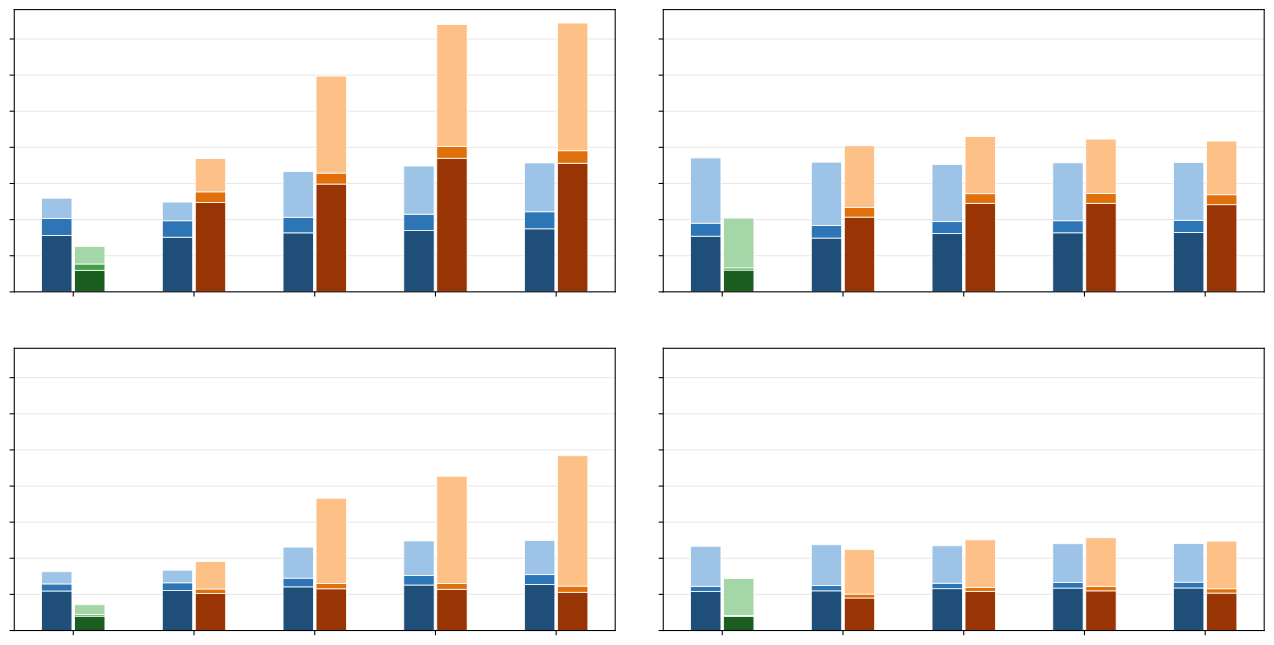

Here is the Python script that generated this plot:
import os

import table_common as T
import rq1_data as D

RC = D.RC
R = D.R
BASE = os.path.join(T.BASE_DIR, "rq1_cost")

KINDS = ["input", "output", "reasoning", "total"]
STAGES = ["match", "trace", "refine"]
BLOCKS = [(d, m) for d in D.DATASETS for m in D.MODELS]


def per_call_diagram(row, stage, kind):
    n = row[f"{stage}_diagrams"]
    if not n:
        return 0.0
    return row[f"{stage}_{kind}_tokens"] / n


def main():
    rows = D.summary()
    cols = D.columns()

    header = ["dataset", "model", "round", "charged_stages", "n_runs", "runs",
              "n_cases"]
    for stage in STAGES:
        header.append(f"{stage}_diagrams")
        for kind in KINDS:
            header.append(f"{stage}_{kind}_per_diagram")
    for kind in KINDS:
        header.append(f"combined_{kind}_per_diagram")
    header.append("usd_per_diagram")

    csv_rows = []
    for dataset, model in BLOCKS:
        for column in cols:
            row = rows.get((dataset, model, column))
            if row is None:
                continue
            active = [s for s in STAGES if s in R.charged_buckets(column)
                      and row[f"{s}_diagrams"] > 0]
            out = [dataset, RC.model_label(model),
                   R.column_label(column), "+".join(active),
                   row["n_runs"], row["runs"], "%.0f" % row["n_cases"]]
            for stage in STAGES:
                out.append("%.1f" % row[f"{stage}_diagrams"])
                for kind in KINDS:
                    out.append("%.0f" % per_call_diagram(row, stage, kind))
            for kind in KINDS:
                out.append("%.0f" % sum(per_call_diagram(row, s, kind)
                                        for s in active))
            usd = sum(row[f"{s}_usd"] / row[f"{s}_diagrams"]
                      for s in active if row[f"{s}_diagrams"])
            out.append("" if not usd else "%.4f" % usd)
            csv_rows.append(out)

    written = [T.write_csv(BASE + ".csv", header, csv_rows)]
    written += T.emit_figure(BASE, lambda a: figure(rows, cols, a), 0.08)
    return written


def figure(rows, cols, labelled=True):
    import matplotlib
    matplotlib.use("Agg")
    import matplotlib.pyplot as plt
    import numpy as np

    fig, axes = plt.subplots(len(D.DATASETS), len(D.MODELS), sharey=True,
                             squeeze=False,
                             figsize=(8.4 * len(D.MODELS),
                                      4.2 * len(D.DATASETS)))
    handles, labels = {}, []
    slot_w = 0.82 / len(STAGES)
    last = len(D.DATASETS) - 1

    for r, dataset in enumerate(D.DATASETS):
        for ci, model in enumerate(D.MODELS):
            ax = axes[r][ci]
            for xi, column in enumerate(cols):
                row = rows.get((dataset, model, column))
                if row is None:
                    continue
                active = [s for s in STAGES
                          if s in R.charged_buckets(column)
                          and row[f"{s}_diagrams"] > 0]
                for slot, stage in enumerate(active):
                    off = (slot - (len(active) - 1) / 2) * slot_w
                    stacked_bar(ax, xi + off, slot_w * 0.92,
                                R.STAGE_SHADES[stage], row, stage,
                                handles, labels, labelled,
                                lambda k, s=stage:
                                f"{R.BUCKET_LABEL[s]}: {k.capitalize()}")
            RC.finish_cost_axis(
                ax, f"{dataset} / {RC.model_label(model)}",
                np.arange(len(cols)), [R.column_label(c) for c in cols], "",
                {}, xlabel="Refinement" if r == last else None)
            ax.set_ylabel("Average Tokens per Diagram" if ci == 0 else "")

    if labelled:
        RC.cost_legend(fig, handles, labels, 0.04)
    fig.subplots_adjust(hspace=0.20)
    return fig


def stacked_bar(ax, x, width, shades, row, stage, handles, labels,
                labelled, label_fmt):
    bottom = 0.0
    for kind, color in shades:
        h = ax.bar(x, per_call_diagram(row, stage, kind), width,
                   bottom=bottom, color=color, edgecolor="white",
                   linewidth=0.6)
        bottom += per_call_diagram(row, stage, kind)
        key = label_fmt(kind)
        if key not in handles:
            handles[key] = h
            labels.append(key)
    if bottom > 0 and labelled:
        ax.annotate(f"{bottom/1000:.1f}k", (x, bottom),
                    textcoords="offset points", xytext=(0, 3), ha="center",
                    fontsize=7.5 if width < 0.4 else 8, fontweight="bold")
    return bottom


if __name__ == "__main__":
    for p in main():
        print(f"Wrote {p}")
